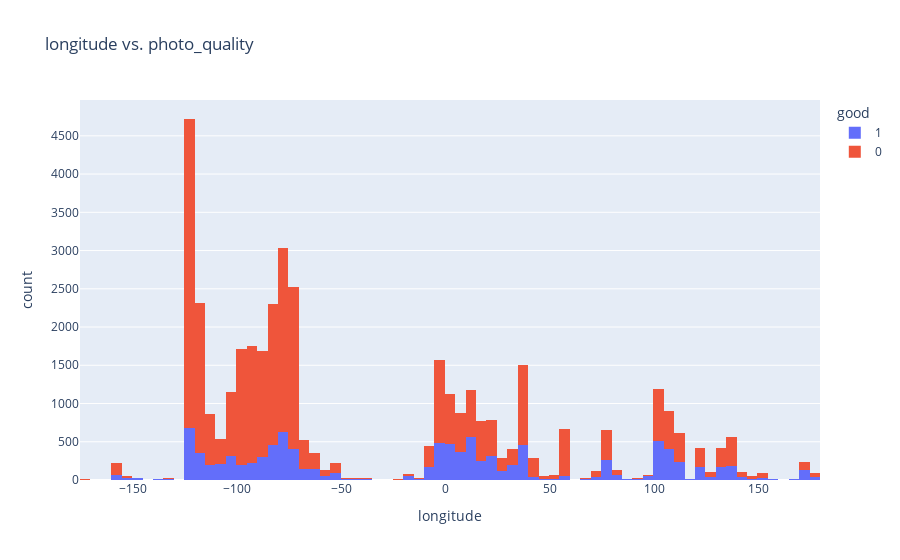

The notebook cell saved with this chart:
### Code cell
px.histogram(photos_df, 
             x='longitude', 
             title='longitude vs. photo_quality', 
             color=photos_df['good'])

### Figure 1 — Plotly figure (JSON) as saved in the notebook; plotly's stock layout.template omitted (floating-point values rounded to 4 significant figures; data arrays with more than 128 entries replaced by an {"elided": "..."} marker saying what was removed)
{"data": [{"alignmentgroup": "True", "bingroup": "x", "hovertemplate": "good=1<br>longitude=%{x}<br>count=%{y}<extra></extra>", "legendgroup": "1", "marker": {"color": "#636efa"}, "name": "1", "offsetgroup": "1", "orientation": "v", "showlegend": true, "type": "histogram", "x": {"elided": "10554 int values"}, "xaxis": "x", "yaxis": "y"}, {"alignmentgroup": "True", "bingroup": "x", "hovertemplate": "good=0<br>longitude=%{x}<br>count=%{y}<extra></extra>", "legendgroup": "0", "marker": {"color": "#EF553B"}, "name": "0", "offsetgroup": "0", "orientation": "v", "showlegend": true, "type": "histogram", "x": {"elided": "29708 int values"}, "xaxis": "x", "yaxis": "y"}], "layout": {"barmode": "relative", "legend": {"title": {"text": "good"}, "tracegroupgap": 0}, "title": {"text": "longitude vs. photo_quality"}, "xaxis": {"anchor": "y", "domain": [0, 1], "title": {"text": "longitude"}}, "yaxis": {"anchor": "x", "domain": [0, 1], "title": {"text": "count"}}}}
